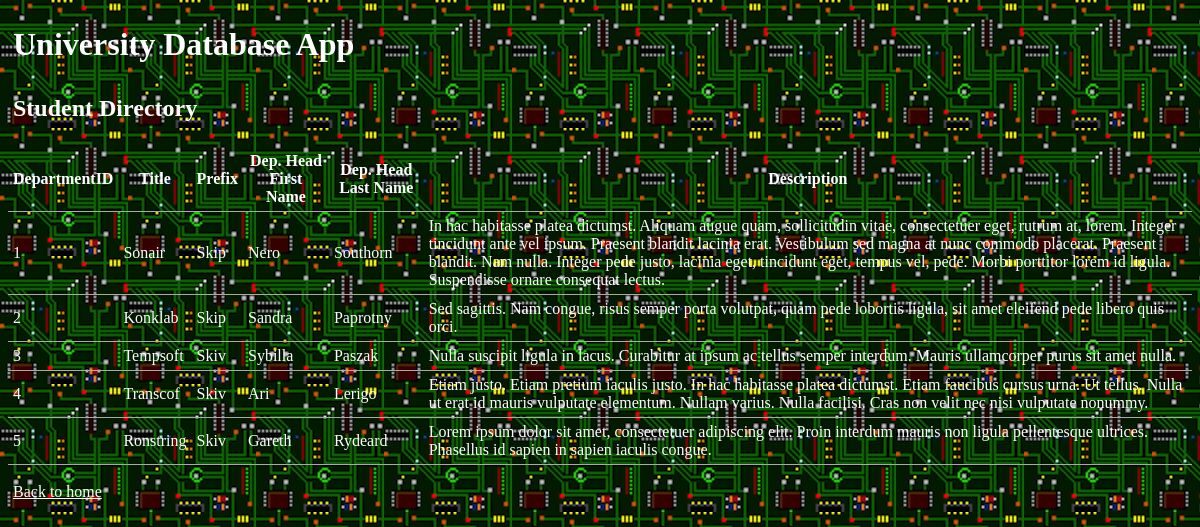
The page /displayDepartments.php on the database its author committed.
### tables this page shows
CREATE TABLE IF NOT EXISTS `Departments` (
  `DepartmentID` INT NOT NULL AUTO_INCREMENT,
  `Title` VARCHAR(45) NOT NULL,
  `Prefix` INT NULL,
  `DepartmentHead` INT NULL,
  `Description` VARCHAR(500) NULL,
  PRIMARY KEY (`DepartmentID`),
  INDEX `DeptHead_idx` (`DepartmentHead` ASC),
  INDEX `DeptPrefix_idx` (`Prefix` ASC),
  CONSTRAINT `DeptHead`
    FOREIGN KEY (`DepartmentHead`)
    REFERENCES `Professors` (`ProfessorID`)
    ON DELETE NO ACTION
    ON UPDATE NO ACTION,
  CONSTRAINT `DeptPrefix`
    FOREIGN KEY (`Prefix`)
    REFERENCES `Prefixes` (`PrefixID`)
    ON DELETE NO ACTION
    ON UPDATE NO ACTION);

CREATE TABLE IF NOT EXISTS `Prefixes` (
  `PrefixID` INT NOT NULL AUTO_INCREMENT,
  `Prefix` VARCHAR(5) NOT NULL,
  PRIMARY KEY (`PrefixID`));

CREATE TABLE IF NOT EXISTS `Professors` (
  `ProfessorID` INT NOT NULL AUTO_INCREMENT,
  `FName` VARCHAR(20) NOT NULL,
  `LName` VARCHAR(20) NOT NULL,
  `Department` INT NOT NULL,
  `Phone` VARCHAR(11) NULL,
  `email` VARCHAR(60) NULL,
  PRIMARY KEY (`ProfessorID`));

### displayDepartments.php (the view, shortened to what this page needs)
<?php require "boilerplates/header.php"; ?>
<h2>Student Directory</h2>
<?php
    require "config.php";
    $conn = new mysqli($host, $username, $password, $dbname, $port)
        or die ('Could not connect to the database server' . mysqli_connect_error());
    $results = $conn->query("SELECT d.DepartmentID, d.Title, i.Prefix, p.FName AS 'Dep. Head First Name',
    p.LName AS 'Dep. Head Last Name', d.Description FROM Departments d
    JOIN Prefixes i ON i.PrefixID = d.Prefix
    JOIN Professors p ON p.ProfessorID = d.DepartmentHead");
?>
<table>
    <tr>
    <?php
        while($field=$results->fetch_field()) {
            echo "<th>";
            echo "$field->name";
            echo "</th>";
        }
        echo "</tr>";
        if ($results) {
            while($row=$results->fetch_row()) {
                echo "<tr>";
                for($i=0; $i < $results->field_count;$i++) {
                    echo "<td> $row[$i] </td>";
                }
                echo "</tr>\n";
            }
        }
    ?>
</table>
<?php require "boilerplates/footer.php"; ?>

### boilerplates/header.php (shortened to what this page needs)
<!DOCTYPE html>
<html lang="en">
  <head>
    <link rel="stylesheet" href="css/style.css" />
  </head>
  <body>
    <h1>University Database App</h1>
  </body>
</html>

### boilerplates/footer.php
<a href="index.php">Back to home</a>
</body>
</html>

### css/style.css (style rules this page uses)
table { border-collapse: collapse; border-spacing: 0; border: 1; }
td, th { padding: 5px; border-bottom: 1px solid #aaa; }
body { background-image: url("../img/background.png"); background-repeat: repeat-y repeat-x; }
a, h1, h2, h3, form, label, li, tr, th { color: white; padding: 5px; }

### rows shown on the page
departments: DepartmentID "1", Title "Sonair", Prefix.Prefix "Skip", DepartmentHead.FName "Nero", DepartmentHead.LName "Southorn", Description "In hac habitasse platea dictumst. Aliquam augue quam, sollicitudin vitae, consectetuer eget, rutrum at, lorem. Integer tincidunt ante vel ipsum. Praesent blandit lacinia erat. Vestibulum sed magna at nunc commodo placerat. Praesent blandit. Nam nulla. Integer pede justo, lacinia eget, tincidunt eget, tempus vel, pede. Morbi porttitor lorem id ligula. Suspendisse ornare consequat lectus."
departments: DepartmentID "2", Title "Konklab", Prefix.Prefix "Skip", DepartmentHead.FName "Sandra", DepartmentHead.LName "Paprotny", Description "Sed sagittis. Nam congue, risus semper porta volutpat, quam pede lobortis ligula, sit amet eleifend pede libero quis orci."
departments: DepartmentID "3", Title "Tempsoft", Prefix.Prefix "Skiv", DepartmentHead.FName "Sybilla", DepartmentHead.LName "Paszak", Description "Nulla suscipit ligula in lacus. Curabitur at ipsum ac tellus semper interdum. Mauris ullamcorper purus sit amet nulla."
departments: DepartmentID "4", Title "Transcof", Prefix.Prefix "Skiv", DepartmentHead.FName "Ari", DepartmentHead.LName "Lerigo", Description "Etiam justo. Etiam pretium iaculis justo. In hac habitasse platea dictumst. Etiam faucibus cursus urna. Ut tellus. Nulla ut erat id mauris vulputate elementum. Nullam varius. Nulla facilisi. Cras non velit nec nisi vulputate nonummy."
departments: DepartmentID "5", Title "Ronstring", Prefix.Prefix "Skiv", DepartmentHead.FName "Gareth", DepartmentHead.LName "Rydeard", Description "Lorem ipsum dolor sit amet, consectetuer adipiscing elit. Proin interdum mauris non ligula pellentesque ultrices. Phasellus id sapien in sapien iaculis congue."

### other values the page prints
$field->name "DepartmentID"
$field->name "Title"
$field->name "Prefix"
$field->name "Dep. Head First Name"
$field->name "Dep. Head Last Name"
$field->name "Description"
